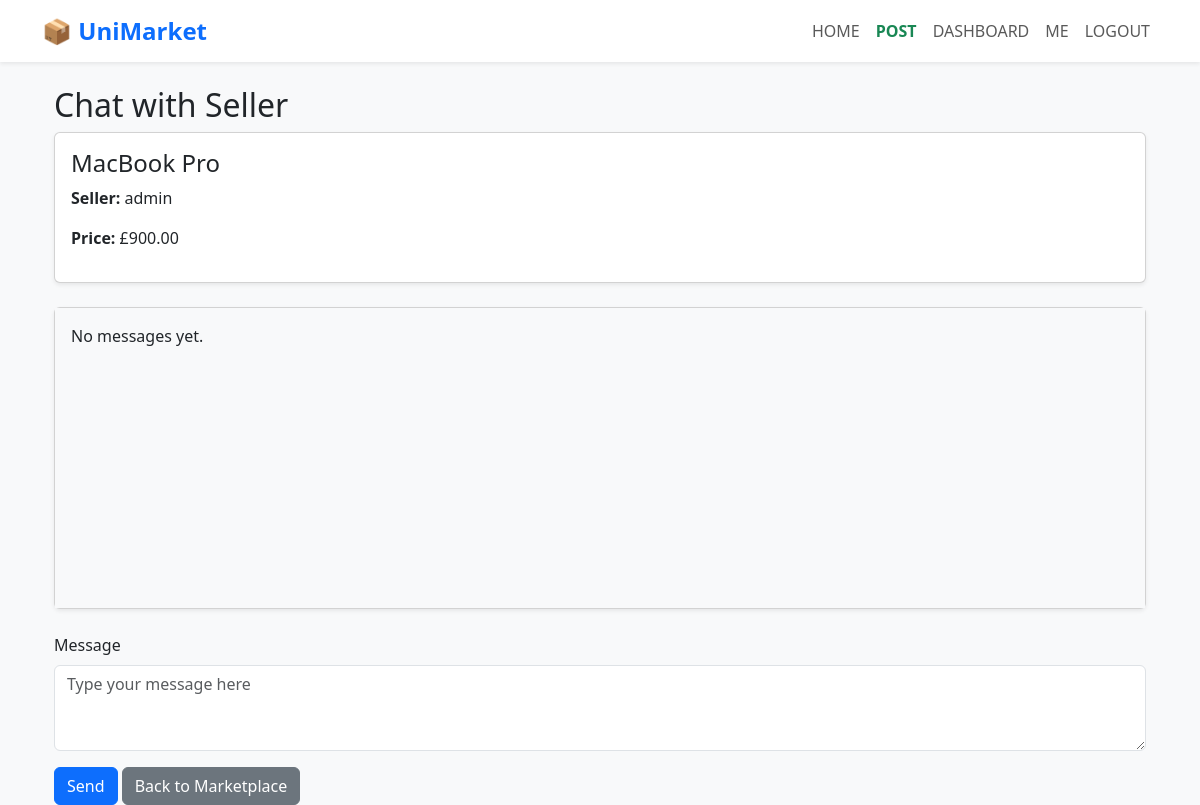
/chat/2/1/ (signed in), run on an earlier commit of the app's database.
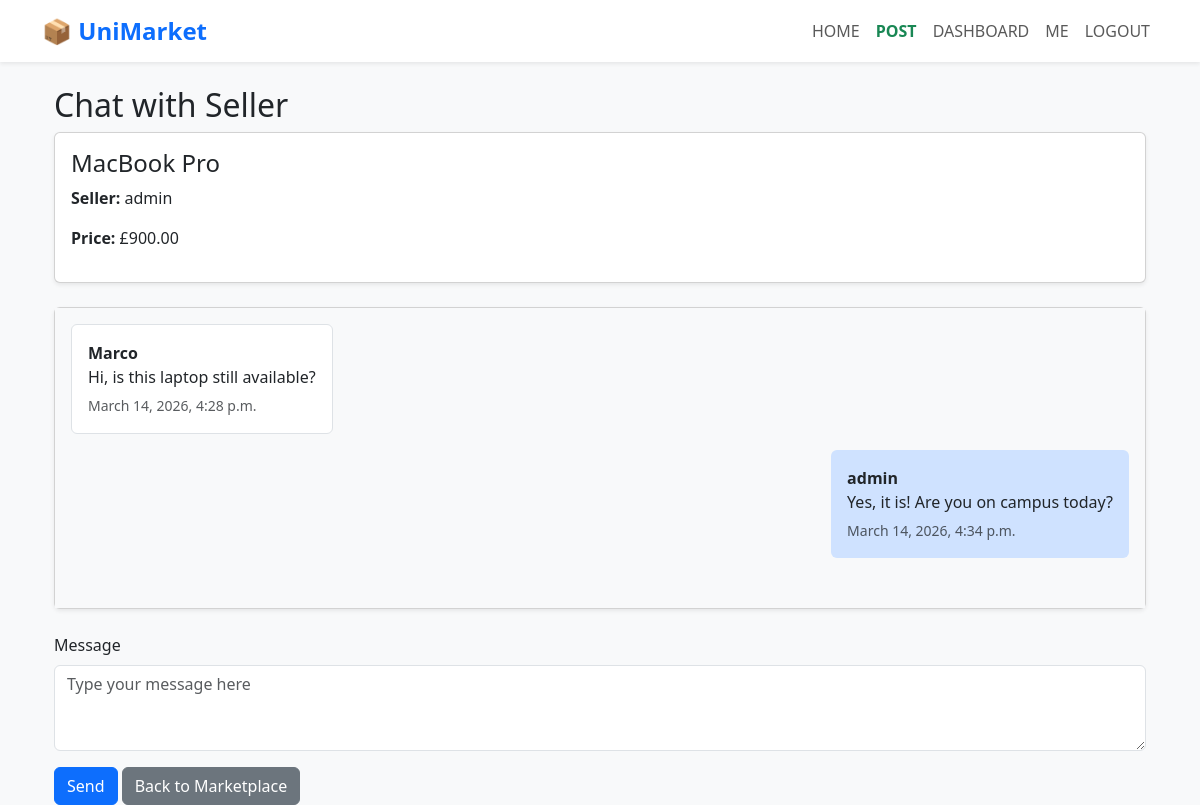
And on a later commit of the database.
### chat/models.py (models this page shows, shortened)
class Message(models.Model):
    sender = models.ForeignKey(User, on_delete=models.CASCADE, related_name='sent_messages')
    receiver = models.ForeignKey(User, on_delete=models.CASCADE, related_name='received_messages')
    item = models.ForeignKey(Item, on_delete=models.CASCADE, related_name='messages')
    content = models.TextField()
    timestamp = models.DateTimeField(auto_now_add=True)

### chat/views.py (the view, shortened to what this page needs)
# urls.py: path('chat/<int:item_id>/<int:seller_id>/', views.chat_room, name='chat_room'),
@login_required(login_url='/admin/login/')
def chat_room(request, item_id, seller_id):
    item = get_object_or_404(Item, id=item_id)
    seller = get_object_or_404(User, id=seller_id)
    messages = Message.objects.filter(item=item).order_by('timestamp')
    return render(request, 'chat_room.html', {
        'item': item,
        'seller_id': seller_id,
        'messages': messages,
    })

### templates/chat_room.html (shortened to what this page needs)
{% extends "base.html" %}
{% block content %}
<div class="container mt-4">
    <h2>Chat with Seller</h2>
    <div class="card mb-4 shadow-sm">
        <div class="card-body">
            <h4>{{ item.title }}</h4>
            <p><strong>Seller:</strong> {{ item.seller.username }}</p>
            <p><strong>Price:</strong> £{{ item.price }}</p>
        </div>
    </div>
    <div class="card mb-4 shadow-sm">
        <div class="card-body" id="chat-box" style="min-height: 300px; max-height: 400px; overflow-y: auto; background-color: #f8f9fa;">
            {% for message in messages %}
                {% if message.sender == request.user %}
                    <div class="d-flex justify-content-end mb-3">
                        <div class="p-3 rounded" style="max-width: 70%; background-color: #cfe2ff;">
                            <strong>{{ message.sender.username }}</strong>
                            <p class="mb-1">{{ message.content }}</p>
                            <small class="text-muted">{{ message.timestamp }}</small>
                        </div>
                    </div>
                {% else %}
                    <div class="d-flex justify-content-start mb-3">
                        <div class="p-3 rounded border bg-white" style="max-width: 70%;">
                            <strong>{{ message.sender.username }}</strong>
                            <p class="mb-1">{{ message.content }}</p>
                            <small class="text-muted">{{ message.timestamp }}</small>
                        </div>
                    </div>
                {% endif %}
            {% empty %}
                <p>No messages yet.</p>
            {% endfor %}
        </div>
    </div>
    <div class="mb-3">
        <label for="message-input" class="form-label">Message</label>
        <textarea
            id="message-input"
            class="form-control"
            rows="3"
            placeholder="Type your message here"
        ></textarea>
    </div>
    <button id="send-btn" class="btn btn-primary">Send</button>
    <a href="/marketplace/" class="btn btn-secondary">Back to Marketplace</a>
</div>
{% endblock %}

What changed in the data, as far as the page shows it:
added Message: sender.username "Marco", content "Hi, is this laptop still available?", timestamp "March 14, 2026, 4:28 p.m."
added Message: sender.username "admin", content "Yes, it is! Are you on campus today?", timestamp "March 14, 2026, 4:34 p.m."
Also different on the page:
text no longer shown: "No messages yet."
